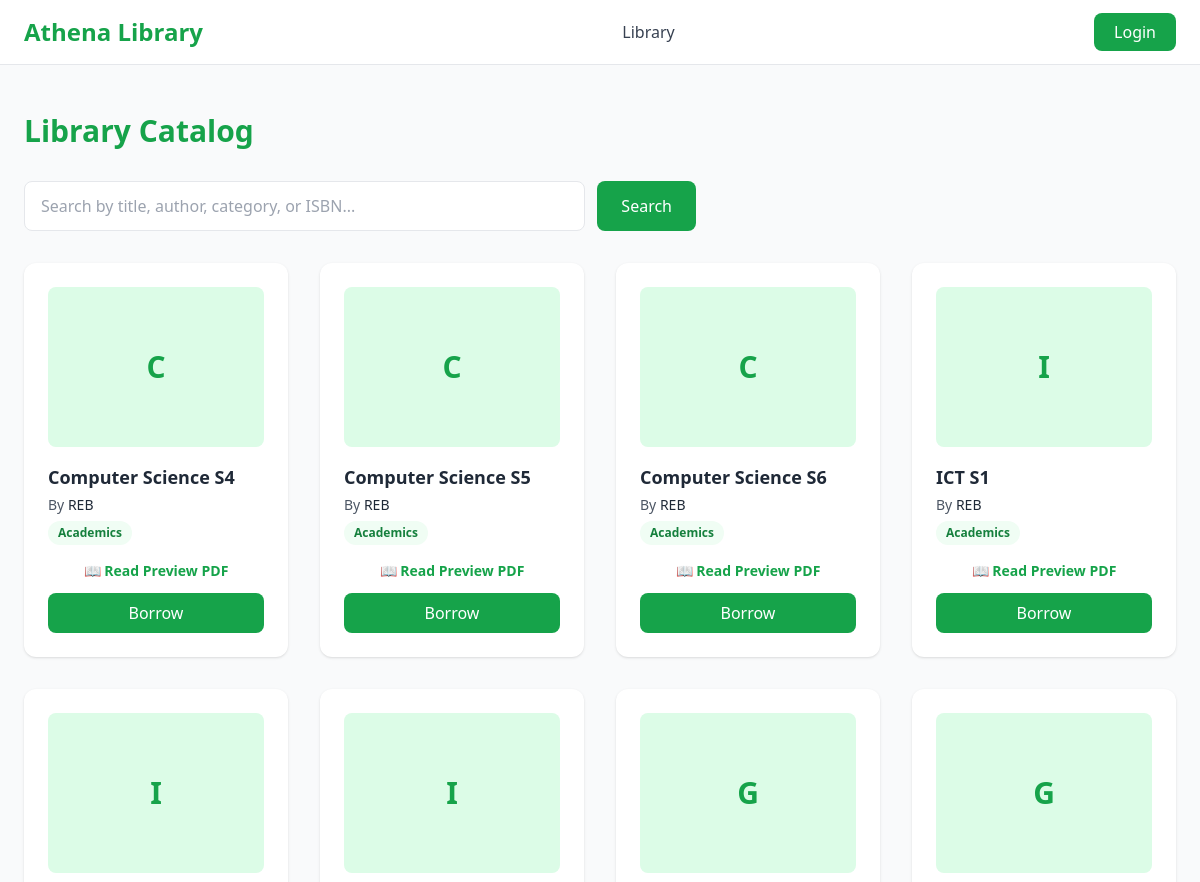
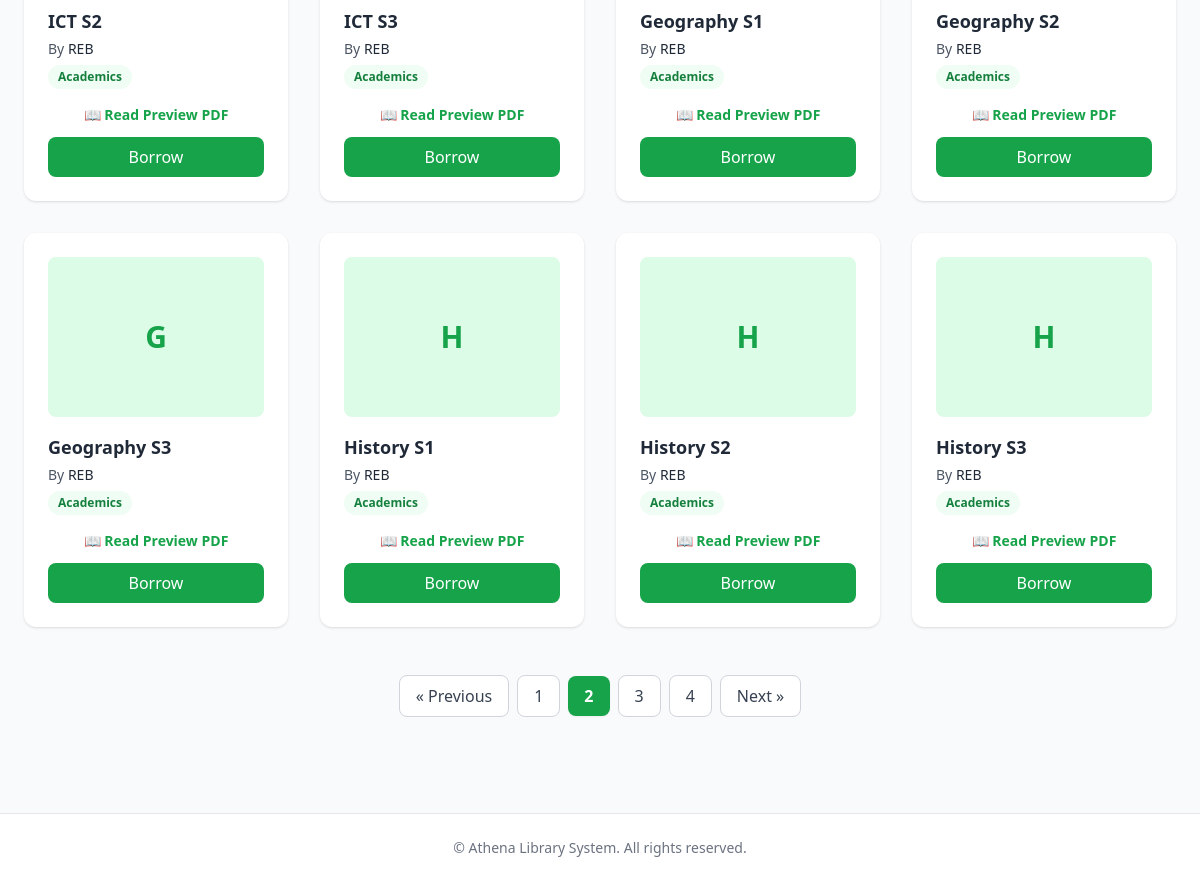
The app's page /library/?page=2 with its own data (2 pictures, top to bottom).
### library/models.py (models this page shows, shortened)
class Book(models.Model):
    title = models.CharField(max_length=255)
    publisher = models.ForeignKey(
        Publisher,
        on_delete=models.CASCADE,
        related_name="books"
    )
    category = models.ForeignKey(
        Category,
        on_delete=models.CASCADE,
        related_name="books"
    )
    author = models.ForeignKey(
        Author,
        on_delete=models.CASCADE,
        related_name="books"
    )
    isbn = models.CharField(max_length=50, unique=True)
    total_copies = models.PositiveIntegerField(default=1)
    available_copies = models.PositiveIntegerField(default=1)
    pdf = models.FileField(upload_to="books/pdfs/", null=True, blank=True)
    pdf_url = models.URLField(max_length=500, null=True, blank=True)
    created_at = models.DateTimeField(auto_now_add=True)
    updated_at = models.DateTimeField(auto_now=True)  # Updated auto_now for timestamp tracking

class Author(models.Model):
    full_name = models.CharField(max_length=100, unique=True)

class Category(models.Model):
    name = models.CharField(max_length=100, unique=True)
    class Meta:
        verbose_name_plural = "Categories"

### library/views.py (the view, shortened to what this page needs)
# urls.py: path('', include('library.urls')),
def library(request):
    query = request.GET.get('q', '').strip()
    page = request.GET.get('page', 1)
    base_query = Book.objects.select_related('author', 'category', 'publisher')
    if query:
        books_list = base_query.filter(
            Q(title__icontains=query) |
            Q(author__full_name__icontains=query) |
            Q(category__name__icontains=query) |
            Q(publisher__name__icontains=query) |
            Q(isbn__icontains=query)
        ).distinct()
    else:
        books_list = base_query.all()
    paginator = Paginator(books_list, 12)
    try:
        books = paginator.page(page)
    except PageNotAnInteger:
        books = paginator.page(1)
    except EmptyPage:
        books = paginator.page(paginator.num_pages)
    return render(request, "library/library.html", {"books": books, "query": query})

### library/templates/library/library.html (shortened to what this page needs)
{% extends 'library/base.html' %}
{% block content %}
<section class="max-w-7xl mx-auto px-6 py-12">
  <h2 class="text-3xl font-bold text-green-600 mb-8">Library Catalog</h2>
  <form method="GET" action="{% url 'library' %}" class="flex gap-3 mb-8 max-w-2xl">
    <input
      type="text"
      name="q"
      value="{{ query }}"
      placeholder="Search by title, author, category, or ISBN..."
      class="px-4 py-3 rounded-lg border w-full focus:outline-none focus:ring-2 focus:ring-green-600 bg-white"
    >
    <button type="submit" class="bg-green-600 text-white px-6 py-3 rounded-lg hover:bg-green-500 transition font-medium">Search</button>
  </form>
  <div class="grid grid-cols-1 sm:grid-cols-2 md:grid-cols-3 lg:grid-cols-4 gap-8">
    {% for book in books %}
      <div class="bg-white text-gray-800 p-6 rounded-xl shadow hover:shadow-lg transition flex flex-col justify-between">
        <div>
          <div class="h-40 bg-green-100 rounded-lg mb-4 flex items-center justify-center text-green-600 font-bold text-3xl">
            {{ book.title|slice:":1" }}
          </div>
          <h4 class="font-bold text-lg mb-1 line-clamp-2">{{ book.title }}</h4>
          <p class="text-sm text-gray-600 mb-1">By <span class="font-medium text-gray-800">{{ book.author.full_name }}</span></p>
          <span class="inline-block bg-green-50 text-green-700 text-xs px-2.5 py-1 rounded-full font-semibold mb-4">
            {{ book.category.name }}
          </span>
        </div>
        <div>
          {% if book.pdf_url %}
            <a href="{% url 'read_book' book.id %}" target="_blank" class="block text-center text-sm font-semibold text-green-600 hover:underline mb-3">
              📖 Read Preview PDF
            </a>
          {% endif %}
          {% if book.is_borrowed %}
            <form method="POST" action="{% url 'return_book' book.id %}">
              {% csrf_token %}
              <button type="submit" class="w-full bg-gray-200 text-gray-800 py-2 rounded-lg font-medium hover:bg-gray-300 transition">
                Return Book
              </button>
            </form>
          {% else %}
            <form method="POST" action="{% url 'borrow_book' book.id %}">
              <button
                type="submit"
                class="w-full py-2 rounded-lg font-medium transition {% if book.available_copies > 0 %}bg-green-600 text-white hover:bg-green-500{% else %}bg-gray-300 text-gray-500 cursor-not-allowed{% endif %}"
              >
                {% if book.available_copies > 0 %}Borrow{% else %}Out of Stock{% endif %}
              </button>
            </form>
          {% endif %}
        </div>
      </div>
    {% empty %}
      <div class="col-span-full text-center py-12">
        <p class="text-gray-500 text-lg">No books found matching your search query.</p>
      </div>
    {% endfor %}
  </div>
  {% if books.has_other_pages %}
    <div class="mt-12 flex justify-center items-center space-x-2">
      {% if books.has_previous %}
        <a href="?page={{ books.previous_page_number }}{% if query %}&q={{ query }}{% endif %}"
           class="px-4 py-2 bg-white border border-gray-300 rounded-lg text-gray-700 hover:bg-green-50 hover:text-green-600 font-medium transition">
          &laquo; Previous
        </a>
      {% else %}
        <span class="px-4 py-2 bg-gray-100 border border-gray-200 rounded-lg text-gray-400 font-medium cursor-not-allowed">
          &laquo; Previous
        </span>
      {% endif %}
      {% for i in books.paginator.page_range %}
        {% if books.number == i %}
          <span class="px-4 py-2 bg-green-600 text-white font-bold rounded-lg shadow-sm">
            {{ i }}
          </span>
        {% else %}
          <a href="?page={{ i }}{% if query %}&q={{ query }}{% endif %}"
             class="px-4 py-2 bg-white border border-gray-300 rounded-lg text-gray-700 hover:bg-green-50 hover:text-green-600 font-medium transition">
            {{ i }}
          </a>
        {% endif %}
      {% endfor %}
      {% if books.has_next %}
        <a href="?page={{ books.next_page_number }}{% if query %}&q={{ query }}{% endif %}"
           class="px-4 py-2 bg-white border border-gray-300 rounded-lg text-gray-700 hover:bg-green-50 hover:text-green-600 font-medium transition">
          Next &raquo;
        </a>
      {% else %}
        <span class="px-4 py-2 bg-gray-100 border border-gray-200 rounded-lg text-gray-400 font-medium cursor-not-allowed">
          Next &raquo;
        </span>
      {% endif %}
    </div>
  {% endif %}
</section>
{% endblock %}

### records on screen
Book: title "C", title "Computer Science S4", author.full_name "REB", category.name "Academics", shows "📖 Read Preview PDF", available_copies "Borrow"
Book: title "C", title "Computer Science S5", author.full_name "REB", category.name "Academics", shows "📖 Read Preview PDF", available_copies "Borrow"
Book: title "C", title "Computer Science S6", author.full_name "REB", category.name "Academics", shows "📖 Read Preview PDF", available_copies "Borrow"
Book: title "I", title "ICT S1", author.full_name "REB", category.name "Academics", shows "📖 Read Preview PDF", available_copies "Borrow"
Book: title "I", title "ICT S2", author.full_name "REB", category.name "Academics", shows "📖 Read Preview PDF", available_copies "Borrow"
Book: title "I", title "ICT S3", author.full_name "REB", category.name "Academics", shows "📖 Read Preview PDF", available_copies "Borrow"
Book: title "G", title "Geography S1", author.full_name "REB", category.name "Academics", shows "📖 Read Preview PDF", available_copies "Borrow"
Book: title "G", title "Geography S2", author.full_name "REB", category.name "Academics", shows "📖 Read Preview PDF", available_copies "Borrow"
Book: title "G", title "Geography S3", author.full_name "REB", category.name "Academics", shows "📖 Read Preview PDF", available_copies "Borrow"
Book: title "H", title "History S1", author.full_name "REB", category.name "Academics", shows "📖 Read Preview PDF", available_copies "Borrow"
Book: title "H", title "History S2", author.full_name "REB", category.name "Academics", shows "📖 Read Preview PDF", available_copies "Borrow"
Book: title "H", title "History S3", author.full_name "REB", category.name "Academics", shows "📖 Read Preview PDF", available_copies "Borrow"

### other values on screen
{{ i }} "1" "3" "4"
{{ i }} "2"
